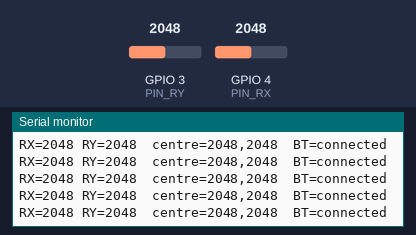
This sketch was run on a simulated ESP32. On the bench: the last lines printed to the serial monitor. The inputs (shaded band) are chosen by the test bench; at power-on: GPIO 3 (PIN_RY) = 2048, GPIO 4 (PIN_RX) = 2048 (analog values on the 0–4095 scale). USB keyboard and mouse output is not drawn.

Above: at 1.4 s.
1.5 s: GPIO 3 (PIN_RY) set to 1061
At 1.79 s:
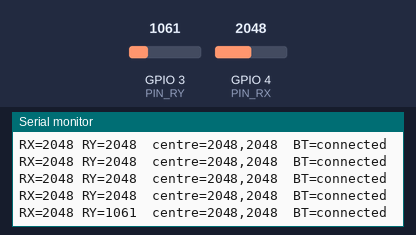
3.0 s: GPIO 3 (PIN_RY) set to 941
At 3.21 s:
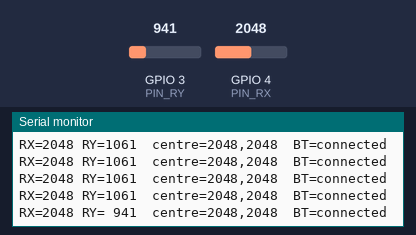
4.9 s: GPIO 4 (PIN_RX) set to 1062
At 5.04 s:
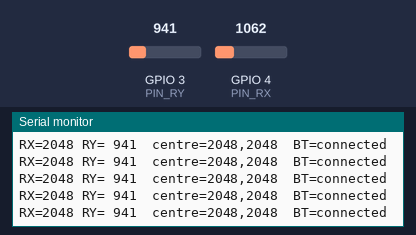
6.4 s: GPIO 4 (PIN_RX) set to 954
At 6.67 s:
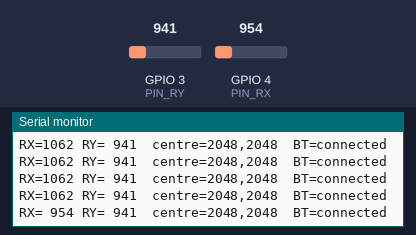
10.4 s: GPIO 4 (PIN_RX) set to 107
At 10.54 s:
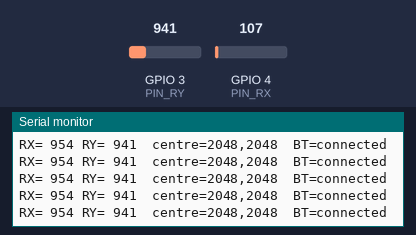
11.9 s: GPIO 4 (PIN_RX) set to 94
At 12.17 s:
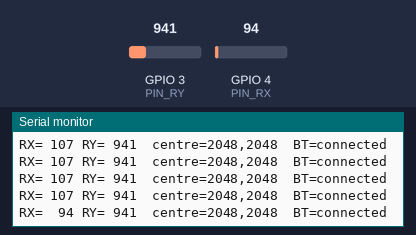

Measured:
- the behaviour switches between 1000 and 999 on GPIO 3 (PIN_RY) (found by bisection; images 1 and 2)
- the behaviour switches between 1000 and 999 on GPIO 4 (PIN_RX) (found by bisection; images 3 and 4)
- the behaviour switches between 100 and 99 on GPIO 4 (PIN_RX) (found by bisection; images 5 and 6)
- after the input at 1.5 s, the serial monitor: prints a new line after 0.13 s (image 1)
- after the input at 3.0 s, the serial monitor: prints a new line after 0.05 s (image 2)
- after the input at 6.4 s, the serial monitor: prints a new line after 0.11 s (image 4)
- after the input at 11.9 s, the serial monitor: prints a new line after 0.11 s (image 6)

The sketch:

stick_test.ino
```cpp
// Stage-1 test: right stick on GPIO4 (X) / GPIO3 (Y) as a BLE gamepad.
// Also prints raw readings over USB serial for bench testing.
#include <Arduino.h>
#include <BleGamepad.h>

const int PIN_RX = 4;           // GPIO2 is a strapping pin: a stick on it forces download mode
const int PIN_RY = 3;
const int DEADZONE = 120;          // raw ADC counts (0..4095) ignored around centre

BleGamepad bleGamepad("Quantum Pad", "DIY", 100);
BleGamepadConfiguration cfg;
int centreX, centreY;

int readAvg(int pin) {
  long sum = 0;
  for (int i = 0; i < 8; i++) sum += analogRead(pin);
  return sum / 8;
}

// Map raw 0..4095 to 0..32767 with the calibrated centre at 16384.
int16_t toAxis(int raw, int centre) {
  int d = raw - centre;
  if (abs(d) < DEADZONE) return 16384;
  long v = d < 0 ? 16384L + (long)d * 16384 / centre
                 : 16384L + (long)d * 16383 / (4095 - centre);
  return constrain(v, 0, 32767);
}

void setup() {
  Serial.begin(115200);
  analogReadResolution(12);
  analogSetAttenuation(ADC_11db);  // full 0..3.3 V range
  delay(200);
  centreX = readAvg(PIN_RX);       // keep sticks untouched at power-on
  centreY = readAvg(PIN_RY);

  cfg.setAutoReport(false);
  cfg.setButtonCount(16);
  cfg.setHatSwitchCount(1);
  cfg.setAxesMin(0);
  cfg.setAxesMax(32767);
  bleGamepad.begin(&cfg);
}

void loop() {
  int rx = readAvg(PIN_RX), ry = readAvg(PIN_RY);
  static uint32_t lastPrint;
  if (millis() - lastPrint > 200) {
    lastPrint = millis();
    Serial.printf("RX=%4d RY=%4d  centre=%d,%d  BT=%s\n", rx, ry, centreX, centreY,
                  bleGamepad.isConnected() ? "connected" : "waiting");
  }
  if (bleGamepad.isConnected()) {
    bleGamepad.setLeftThumb(16384, 16384);
    bleGamepad.setRightThumb(toAxis(rx, centreX), toAxis(ry, centreY));
    bleGamepad.sendReport();
  }
  delay(10);
}
```
